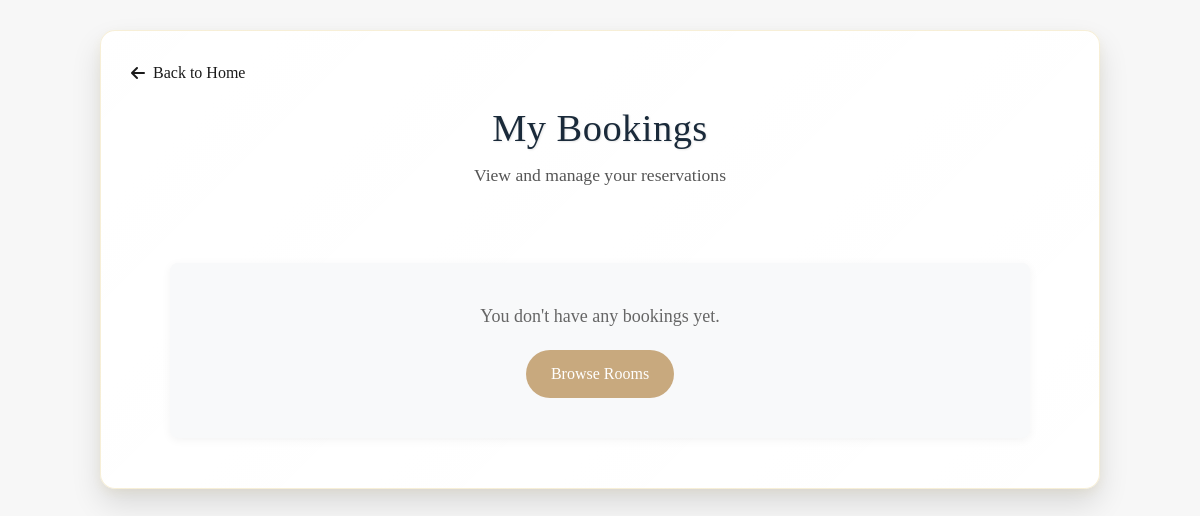
The page /landing_page/pages/my_bookings.php (signed in) on the database as committed earlier.
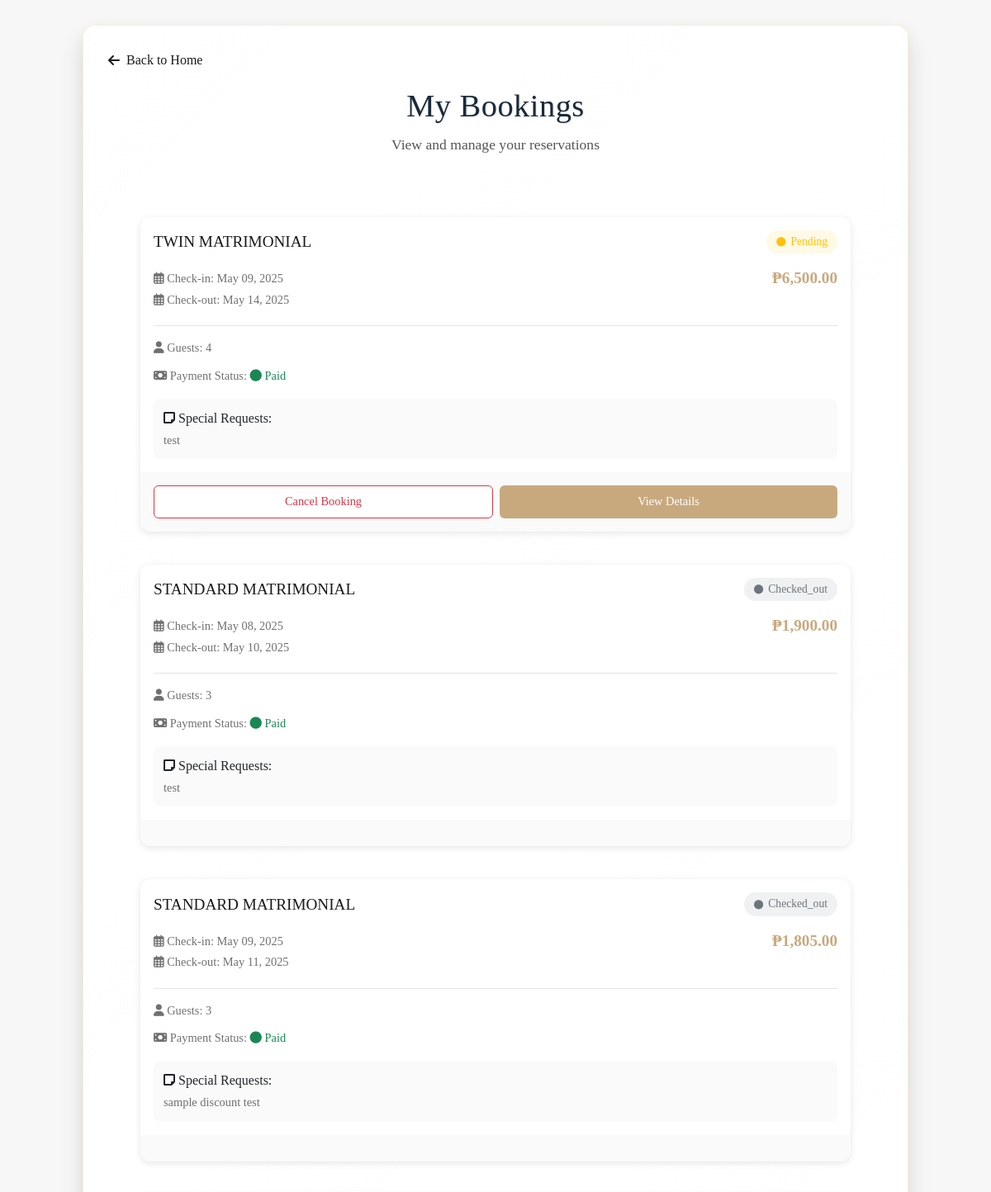
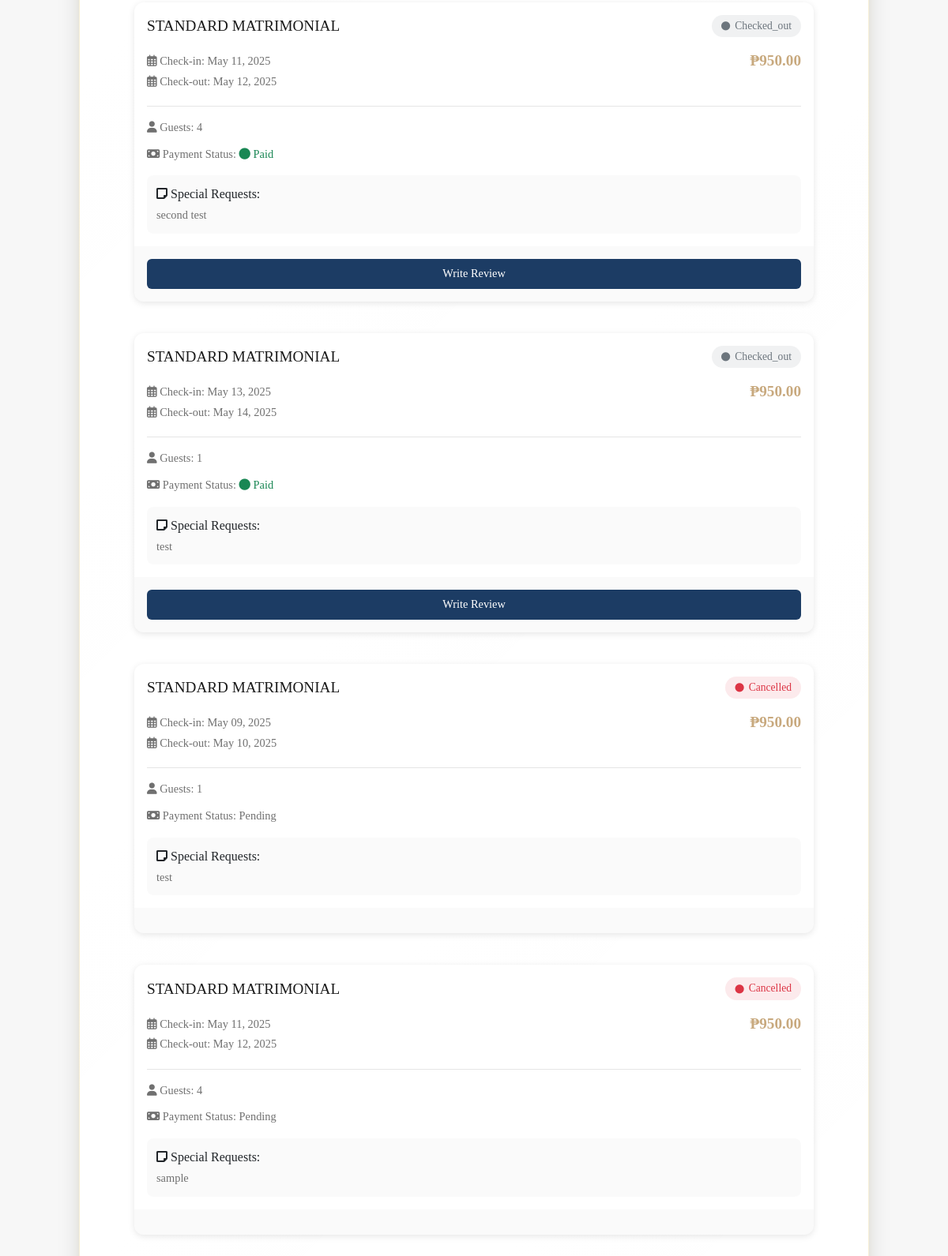
The same page on the database as committed later (2 pictures, top to bottom).
### tables this page shows
CREATE TABLE IF NOT EXISTS `bookings` (
  `booking_id` int NOT NULL AUTO_INCREMENT,
  `user_id` int NOT NULL,
  `room_id` int NOT NULL,
  `check_in_date` date NOT NULL,
  `check_out_date` date NOT NULL,
  `booking_date` timestamp NULL DEFAULT CURRENT_TIMESTAMP,
  `guests_count` int NOT NULL,
  `is_discount` tinyint(1) NOT NULL DEFAULT '0',
  `total_price` decimal(10,2) NOT NULL,
  `special_requests` text,
  `booking_status` enum('pending','confirmed','checked_in','checked_out','cancelled') DEFAULT 'pending',
  `payment_status` set('pending','paid','partial') DEFAULT 'pending',
  `is_feedback` tinyint(1) DEFAULT '0',
  `booking_source` varchar(50) DEFAULT 'website',
  PRIMARY KEY (`booking_id`),
  KEY `user_id` (`user_id`),
  KEY `room_id` (`room_id`)
);

CREATE TABLE IF NOT EXISTS `room_types` (
  `room_type_id` int NOT NULL AUTO_INCREMENT,
  `type_name` varchar(50) NOT NULL,
  `description` text,
  `floor_type` int NOT NULL,
  `base_price` decimal(10,2) NOT NULL,
  `capacity` int NOT NULL,
  `amenities` text,
  `image_path` text,
  PRIMARY KEY (`room_type_id`)
);

### landing_page/pages/my_bookings.php (the view, shortened to what this page needs)
<?php
require_once '../../config/db.php';
$user_id = isset($_SESSION['user_id']) ? $_SESSION['user_id'] : null;
$bookings = [];
if ($user_id) {
    $stmt = $conn->prepare("SELECT b.*, r.type_name, r.base_price, rm.room_type_id
                            FROM bookings b
                            JOIN rooms rm ON b.room_id = rm.room_id
                            JOIN room_types r ON rm.room_type_id = r.room_type_id
                            WHERE b.user_id = ?
                            ORDER BY FIELD(b.booking_status, 'pending', 'confirmed', 'checked_out', 'cancelled'), b.check_in_date");
    $stmt->bind_param("i", $user_id);
    $stmt->execute();
    $result = $stmt->get_result();
    if ($result->num_rows > 0) {
        while ($row = $result->fetch_assoc()) {
            $bookings[] = $row;
        }
    }
}
?>
<!DOCTYPE html>
<html lang="en">
<link rel="stylesheet" href="../css/booking.css">
<?php include_once '../includes/head.php'; ?>
<body>
    <div class="booking-container">
        <div class="back-button" style="margin-bottom: 20px;">
            <a href="index.php"
                style="text-decoration: none; color: var(--dark-text); display: flex; align-items: center; width: fit-content;">
                <i class="fas fa-arrow-left" style="margin-right: 8px;"></i>
                Back to Home
            </a>
        </div>
        <div class="booking-header">
            <h1>My Bookings</h1>
            <p>View and manage your reservations</p>
        </div>
        <div class="bookings-section">
            <?php if (empty($bookings)): ?>
                <div class="no-bookings">
                    <p>You don't have any bookings yet.</p>
                    <a href="index.php" class="btn-primary">Browse Rooms</a>
                </div>
            <?php else: ?>
                <div class="bookings-list">
                    <?php foreach ($bookings as $booking): ?>
                        <div class="booking-card">
                            <div class="booking-details">
                                <div class="booking-main-info">
                                    <h3><?php echo htmlspecialchars($booking['type_name']); ?></h3>
                                    <div class="booking-status <?php echo strtolower($booking['booking_status']); ?>">
                                        <i class="fas fa-circle"></i> <?php echo htmlspecialchars(ucfirst($booking['booking_status'])); ?>
                                    </div>
                                </div>
                                <div class="booking-essential">
                                    <div class="booking-dates">
                                        <p><i class="far fa-calendar-alt"></i> Check-in:
                                            <?php echo date('M d, Y', strtotime($booking['check_in_date'])); ?>
                                        </p>
                                        <p><i class="far fa-calendar-alt"></i> Check-out:
                                            <?php echo date('M d, Y', strtotime($booking['check_out_date'])); ?>
                                        </p>
                                    </div>
                                    <p class="booking-price">₱<?php echo number_format($booking['total_price'], 2); ?></p>
                                </div>
                                <div class="booking-expandable">
                                    <div class="booking-meta">
                                        <p><i class="fas fa-user"></i> Guests:
                                            <?php echo htmlspecialchars($booking['guests_count']); ?>
                                        </p>
                                        <p><i class="fas fa-money-bill"></i> Payment Status:
                                            <span class="<?php echo $booking['payment_status'] === 'paid' ? 'text-success' : ''; ?>">
                                                <i class="<?php echo $booking['payment_status'] === 'paid' ? 'fas fa-circle' : ''; ?>"></i>
                                                <?php echo htmlspecialchars(ucfirst($booking['payment_status'])); ?>
                                            </span>
                                        </p>
                                    </div>
                                    <?php if (!empty($booking['special_requests'])): ?>
                                        <div class="special-requests">
                                            <p><i class="fas fa-sticky-note"></i> Special Requests:</p>
                                            <p><?php echo htmlspecialchars($booking['special_requests']); ?></p>
                                        </div>
                                    <?php endif; ?>
                                </div>
                            </div>
                            <div class="booking-actions">
                                <?php if ($booking['booking_status'] === 'checked_out' && $booking['is_feedback'] === 0): ?>
                                    <a class="btn-review" data-booking-id="<?php echo $booking['booking_id']; ?>">
                                        Write Review
                                    </a>
                                <?php elseif ($booking['booking_status'] === 'pending'): ?>
                                    <button class="btn-cancel" data-booking-id="<?php echo $booking['booking_id']; ?>">
                                        Cancel Booking
                                    </button>
                                    <a href="booking_details.php?id=<?php echo $booking['booking_id']; ?>" class="btn-details">
                                        View Details
                                    </a>
                                <?php elseif ($booking['booking_status'] === 'confirmed'): ?>
                                    <a href="booking_details.php?id=<?php echo $booking['booking_id']; ?>" class="btn-details">
                                        View Details
                                    </a>
                                <?php endif; ?>
                            </div>
                        </div>
                    <?php endforeach; ?>
                </div>
            <?php endif; ?>
        </div>
    </div>
</body>
</html>

### landing_page/includes/head.php (shortened to what this page needs)
<head>
    <link rel="stylesheet" href="../css/style.css">
    <link rel="stylesheet" href="../css/rooms.css">
    <link rel="stylesheet" href="https://cdn.jsdelivr.net/npm/bootstrap@5.3.0/dist/css/bootstrap.min.css">
    <link rel="stylesheet" href="https://cdn.datatables.net/1.13.6/css/jquery.dataTables.min.css">
    <link rel="stylesheet" href="https://cdn.datatables.net/responsive/2.5.0/css/responsive.dataTables.min.css">
    <link rel="stylesheet" href="https://cdnjs.cloudflare.com/ajax/libs/font-awesome/6.0.0-beta3/css/all.min.css">
</head>

### landing_page/css/booking.css (style rules this page uses)
.booking-container { max-width: 1000px; margin: 30px auto; padding: 30px; background: linear-gradient( 135deg, rgba(255, 255, 255, 0.98), rgba(255, 255, 255, 0.95) ); border-radius: 15px; box-shadow: 0 15px 30px rgba(0, 0, 0, 0.12), 0 4px 10px rgba(212, 175, 55, 0.08); font-family: "Montserrat", sans-serif; position: relative; border: 1px solid rgba(212, 175, 55, 0.2); }
.booking-header { text-align: center; margin-bottom: 25px; }
.booking-header h1 { font-family: "Playfair Display", serif; font-size: 2.4em; color: #1a2a3a; margin-bottom: 12px; text-shadow: 1px 1px 2px rgba(0, 0, 0, 0.1); letter-spacing: 0.5px; }
.booking-header p { color: #555; font-size: 1.1em; font-weight: 300; line-height: 1.4; }
.bookings-section { max-width: 900px; margin: 0 auto; padding: 20px; }
.bookings-list { display: flex; flex-direction: column; gap: 20px; margin-top: 30px; }
.booking-card { background: var(--white); border-radius: 12px; box-shadow: 0 2px 8px rgba(0, 0, 0, 0.1); margin-bottom: 20px; overflow: hidden; }
.booking-details { padding: 16px; }
.booking-main-info { display: flex; justify-content: space-between; align-items: center; margin-bottom: 16px; }
.booking-main-info h3 { font-size: 1.2rem; margin: 0; color: var(--dark-text); }
.booking-essential { display: flex; justify-content: space-between; align-items: flex-start; margin-bottom: 16px; }
.booking-dates { flex: 1; }
.booking-dates p { margin: 4px 0; font-size: 0.9rem; color: var(--light-text); }
.booking-price { font-size: 1.2rem; font-weight: bold; color: var(--primary-color); margin: 0; }
.booking-expandable { padding-top: 16px; border-top: 1px solid rgba(0, 0, 0, 0.1); display: block; transition: max-height 0.3s ease-out, opacity 0.3s ease-out; opacity: 1; overflow: hidden; }
.booking-meta { display: grid; gap: 12px; margin-bottom: 16px; }
.booking-meta p { margin: 0; font-size: 0.9rem; color: var(--light-text); }
.booking-status { display: inline-flex; align-items: center; padding: 4px 12px; border-radius: 20px; font-size: 0.85rem; font-weight: 500; }
.booking-status i { margin-right: 6px; font-size: 0.7rem; }
.booking-status.pending { background-color: rgba(255, 193, 7, 0.1); color: #ffc107; }
.booking-status.cancelled { background-color: rgba(220, 53, 69, 0.1); color: #dc3545; }
.booking-status.checked_out { background-color: rgba(108, 117, 125, 0.1); color: #6c757d; }
.special-requests { background-color: rgba(0, 0, 0, 0.02); padding: 12px; border-radius: 8px; margin-top: 12px; }
.special-requests p:first-child { font-weight: 500; margin-bottom: 4px; }
.special-requests p:last-child { margin: 0; font-size: 0.9rem; color: var(--light-text); }
.booking-actions { display: flex; gap: 8px; padding: 16px; background-color: rgba(0, 0, 0, 0.02); }
.btn-cancel, .btn-details, .btn-review { flex: 1; padding: 8px 16px; border-radius: 6px; text-align: center; font-size: 0.9rem; cursor: pointer; transition: all 0.3s ease; text-decoration: none; display: inline-flex; align-items: center; justify-content: center; }
.btn-cancel { background-color: #fff; border: 1px solid #dc3545; color: #dc3545; }
.btn-details { background-color: var(--primary-color); border: none; color: white; }
.btn-review { background-color: var(--secondary-color); border: none; color: white; }
.no-bookings { background-color: #f8f9fa; border-radius: 8px; padding: 40px; text-align: center; box-shadow: 0 2px 10px rgba(0, 0, 0, 0.05); margin-top: 30px; }
.no-bookings p { font-size: 18px; color: #666; margin-bottom: 20px; }
.btn-primary { background: var(--primary-color); color: white; text-decoration: none; padding: 12px 25px; border-radius: 30px; font-weight: 500; display: inline-block; transition: all 0.3s ease; }

### landing_page/css/style.css (style rules this page uses)
:root { --primary-color: #c8a97e; --secondary-color: #1c3c64; --accent-color: #9c7a48; --dark-text: #1a1a1a; --light-text: #707070; --light-bg: #f7f7f7; --white: #ffffff; --shadow: 0 10px 30px rgba(0, 0, 0, 0.08); --luxury-gradient: linear-gradient( 135deg, var(--primary-color) 0%, var(--accent-color) 100% ); }
* { margin: 0; padding: 0; box-sizing: border-box; font-family: "Playfair Display", serif; }
body { background-color: var(--light-bg) !important; color: var(--dark-text); overflow-x: hidden; font-size: 14px; }

Rows that differ between the two databases and show on the page:
added bookings: room_types.type_name "TWIN MATRIMONIAL", booking_status "Pending", check_in_date "May 09, 2025", check_out_date "May 14, 2025", total_price "6,500.00", guests_count "4", payment_status "Paid", special_requests "test"
added bookings: room_types.type_name "STANDARD MATRIMONIAL", booking_status "Checked_out", check_in_date "May 08, 2025", check_out_date "May 10, 2025", total_price "1,900.00", guests_count "3", payment_status "Paid", special_requests "test"
added bookings: room_types.type_name "STANDARD MATRIMONIAL", booking_status "Checked_out", check_in_date "May 09, 2025", check_out_date "May 11, 2025", total_price "1,805.00", guests_count "3", payment_status "Paid", special_requests "sample discount test"
added bookings: room_types.type_name "STANDARD MATRIMONIAL", booking_status "Checked_out", check_in_date "May 11, 2025", check_out_date "May 12, 2025", total_price "950.00", guests_count "4", payment_status "Paid", special_requests "second test"
added bookings: room_types.type_name "STANDARD MATRIMONIAL", booking_status "Checked_out", check_in_date "May 13, 2025", check_out_date "May 14, 2025", total_price "950.00", guests_count "1", payment_status "Paid", special_requests "test"
added bookings: room_types.type_name "STANDARD MATRIMONIAL", booking_status "Cancelled", check_in_date "May 09, 2025", check_out_date "May 10, 2025", total_price "950.00", guests_count "1", payment_status "Pending", special_requests "test"
added bookings: room_types.type_name "STANDARD MATRIMONIAL", booking_status "Cancelled", check_in_date "May 11, 2025", check_out_date "May 12, 2025", total_price "950.00", guests_count "4", payment_status "Pending", special_requests "sample"
Other text that changed with them:
text no longer shown: "You don't have any bookings yet. Browse Rooms"
